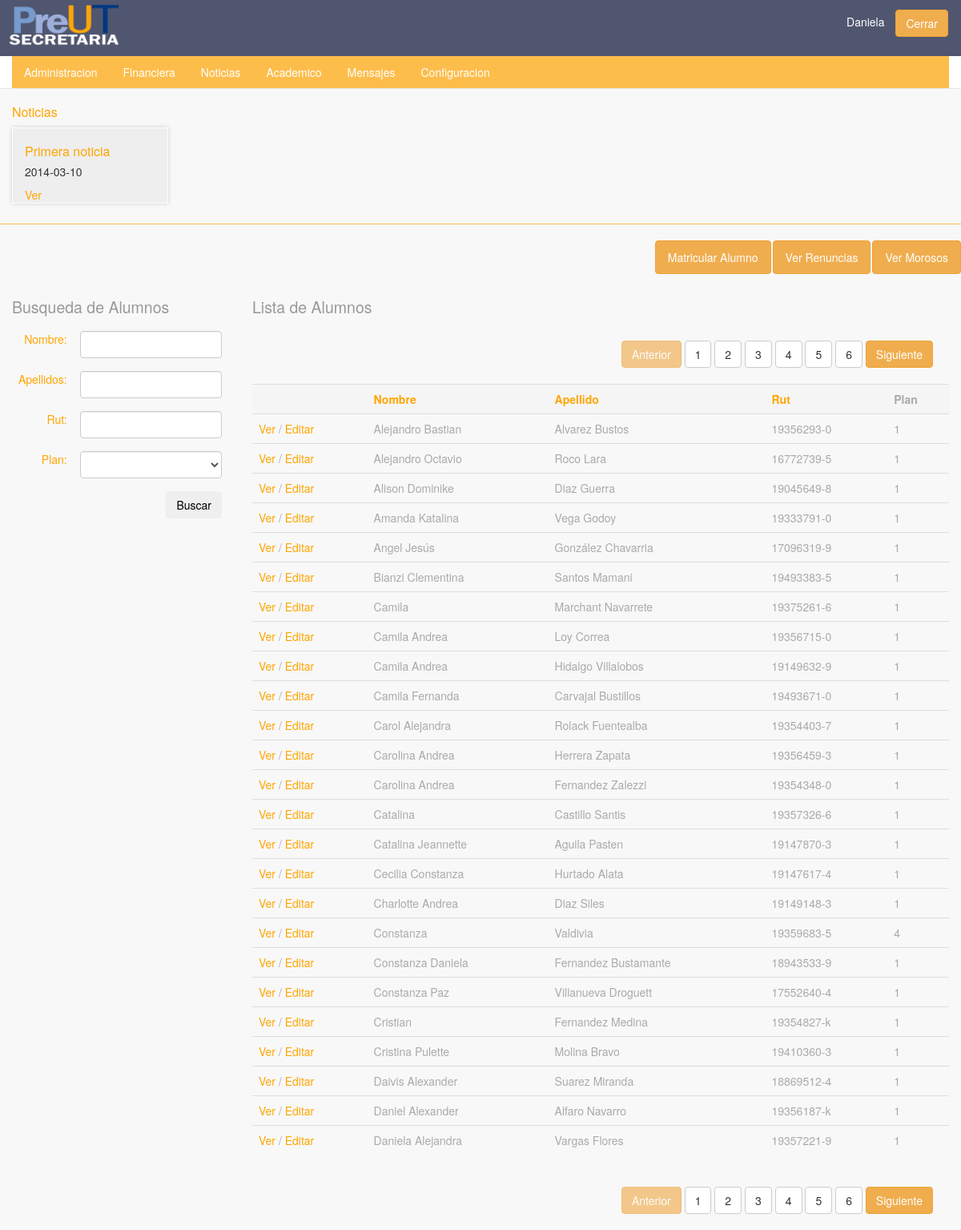
Page /secretaria/alumno.php?orden=nombres&page=0 (signed in) on the committed database.
### tables this page shows
CREATE TABLE IF NOT EXISTS `noticias` (
  `id` int(11) NOT NULL AUTO_INCREMENT,
  `Titulo` varchar(256) NOT NULL,
  `Contenido` text NOT NULL,
  `Fecha_creacion` date NOT NULL,
  `usuarios_id` varchar(14) NOT NULL,
  PRIMARY KEY (`id`,`usuarios_id`),
  KEY `fk_noticias_usuarios1_idx` (`usuarios_id`)
);

CREATE TABLE IF NOT EXISTS `datos_usuarios` (
  `id` int(11) NOT NULL AUTO_INCREMENT,
  `usuario_id` varchar(14) NOT NULL,
  `apoderado_id` varchar(14) DEFAULT NULL,
  `cs` binary(1) DEFAULT NULL,
  `electivo` varchar(12) DEFAULT NULL,
  `Ciencias` binary(1) DEFAULT NULL,
  `jornada` varchar(45) NOT NULL,
  `fecha_termino` date DEFAULT NULL,
  `plan_id` int(11) NOT NULL,
  PRIMARY KEY (`id`),
  KEY `fk_datos_usuarios_usuarios1_idx` (`usuario_id`),
  KEY `fk_datos_usuarios_planes1_idx` (`plan_id`),
  KEY `fk_datos_usuarios_usuarios2_idx` (`apoderado_id`)
);

CREATE TABLE IF NOT EXISTS `usuarios` (
  `rut` varchar(14) NOT NULL,
  `password` varchar(45) NOT NULL,
  `rol_id` int(11) NOT NULL,
  `habilitado` tinyint(1) DEFAULT NULL,
  `nombre` varchar(45) NOT NULL,
  `apellidos` varchar(45) NOT NULL,
  `telefono` varchar(45) DEFAULT NULL,
  `celular` varchar(45) DEFAULT NULL,
  `mail` varchar(128) NOT NULL,
  `fecha` date NOT NULL,
  `direccion` varchar(45) NOT NULL,
  `created_at` date NOT NULL,
  PRIMARY KEY (`rut`),
  KEY `fk_usuarios_rol_idx` (`rol_id`)
);

### controller/noticias_controller.php (called while the page is built, shortened)
<?php
	require_once($_SERVER['DOCUMENT_ROOT']."/administracion/models/noticias_model.php");
	function listar_noticias(){
		$noticias = new Noticia();
		return $noticias->listar();
	}
 ?>

### models/db_model.php (called while the page is built, shortened)
<?php
abstract class db_model {
	private static $host = "localhost";
	private static $user ="root";
	private static $pass ="";
	protected $db = "preutcl_preut";
	function connect (){
		$this->conn = new mysqli(self::$host, self::$user, self::$pass, $this->db);
	}
}

### models/noticias_model.php (called while the page is built, shortened)
<?php
	require_once($_SERVER['DOCUMENT_ROOT']."/administracion/models/db_model.php");
	class Noticia extends db_model {
		function listar(){
			$query = "SELECT * FROM noticias ORDER BY Fecha_creacion";
			$this->result = $this->conn->query($query);
			return $this->result;
		}
	}
 ?>

### controller/planes_controller.php (called while the page is built, shortened)
<?php
	require_once($_SERVER['DOCUMENT_ROOT']."/administracion/models/planes_model.php");
function listar_planes (){
	$plan = new plan();
	$planes = $plan->listar();
	return $planes;
}
 ?>

### models/planes_model.php (called while the page is built, shortened)
<?php
	require_once ($_SERVER['DOCUMENT_ROOT']."/administracion/models/db_model.php");
class plan extends db_model {
	function listar(){
		$query = "SELECT * FROM planes WHERE habilitado = '1'";
		$this->result = $this->conn->query($query);
		return $this->	result;
	}
}
 ?>

### controller/usuarios_controller.php (called while the page is built, shortened)
<?php require_once($_SERVER['DOCUMENT_ROOT'].'/administracion/models/usuario_model.php');
	function listar_usuarios($rol, $array, $orden){
		$usuarios = new Usuario();
		$result = $usuarios->listar($rol, $array, $orden);
		return $result;
	}
?>

### models/usuario_model.php (called while the page is built, shortened)
<?php require_once($_SERVER['DOCUMENT_ROOT'].'/administracion/models/db_model.php');
	class Usuario extends db_model{
		function listar($rol, $array, $order){
			if($rol == 'All')
				$query = "SELECT *
						  FROM usuarios
						  WHERE rol_id != 4
						  AND rol_id != 3
						  AND habilitado = 1 ";
			else
				$query = "SELECT a1.*, a2.* FROM usuarios a1, datos_usuarios a2
						  WHERE rol_id = ".$rol."
						  AND habilitado = 1
						  AND a1.rut = a2.usuario_id ";
			if($order == 'apellidos')
				{$query .= 'ORDER BY apellidos';}
			else if($order == 'rut')
				{$query .= 'ORDER BY rut';}
			else
				{$query .= 'ORDER BY nombre';}
			$this->result = $this->conn->query($query);
			$result = array();
			while($usuario = $this->result->fetch_assoc()){
				array_push($result, $usuario);
			}
			$result = json_encode($result);
			return $result;
		}
	}
 ?>

### secretaria/alumno.php (the view, shortened to what this page needs)
<?php
	require_once($_SERVER['DOCUMENT_ROOT']."/administracion/secretaria/header.php");
    require_once($_SERVER['DOCUMENT_ROOT']."/administracion/controller/usuarios_controller.php");
    require_once($_SERVER['DOCUMENT_ROOT']."/administracion/controller/planes_controller.php"); ?>
	<?php
		$orden = false;
		$page = 0;
		if(isset($_GET['orden']))
			$orden = $_GET['orden'];
		if(isset($_GET['page']))
			$page = $_GET['page'];
		else
			$page = 0;
	?>
	<div class="row">
		<nav class="subnav pull-right">
			<ul class="nav nav-pills">
				<li><a href="new_alumno.php" class="btn btn-warning">Matricular Alumno</a></li>
				<li><a href="renuncias.php" class="btn btn-warning">Ver Renuncias</a></li>
				<li><a href="morosos.php" class="btn btn-warning">Ver Morosos</a></li>
			</ul>
		</nav>
	</div>
	<div class="row">
			<div class="col-xs-3">
			<h2><small>Busqueda de Alumnos</small></h2>
				<form action="alumno.php" method="GET">
					<table class="table" id="buscador">
						<tr>
							<td>Nombre:</td>
							<td><input type="text" class="form-control" name="nombre"></td>
						</tr>
						<tr>
							<td>Apellidos:</td>
							<td><input type="text" class="form-control" name="apellidos"></td>
						</tr>
						<tr>
							<td>Rut:</td>
							<td><input type="text" class="form-control" name="rut"></td>
						</tr>
						<tr>
							<td>Plan: </td>
							<td>
								<select class="form-control" name="plan">
								    <option></option>
									<?php $planes = listar_planes();
									while($plan = $planes->fetch_assoc()){ ?>
									<option value="<?php echo $plan['id'] ?>"><?php echo $plan['nombre']; ?></option>
									<?php } ?>
								</select>
							</td>
						</tr>
						<tr>
							<td></td>
							<td><input type="submit" class="btn" value="Buscar" name="buscar"></td>
						</tr>
					</table>
				</form>
			</div>
			<?php
				$result = listar_usuarios(3, $_GET, $orden);
				$result = json_decode($result);
				$registros = count($result);
				$paginas = $registros/25;
			?>
			<div class="col-xs-9 pull-right">
				<h2><small>Lista de Alumnos</small></h2>
				<div class="segmentacion pull-right" style="margin: 20px;">
					<?php if($page == 0 ) {?>
						<a href="#" disabled class="btn btn-warning">Anterior</a>
					<?php } else {?>
						<a href="?page=<?php echo $page -1; ?>&orden=<?php echo $orden; ?>" class="btn btn-warning">Anterior</a>
					<?php }
						for ($i=0; $i < $paginas ; $i++) { ?>
							<a href="?page=<?php echo $i; ?>&orden=<?php echo $orden; ?>" class="btn btn-default"><?php echo $i+1; ?></a>
					<?php } ?>
					<a href="?page=<?php echo $page + 1; ?>&orden=<?php echo $orden; ?>" class="btn btn-warning">Siguiente</a>
				</div>
				<table class="table table-hover" id="tabla-alumnos">
					<tr class="active">
						<th></th>
						<th><a href="?orden=nombres&page=<?php echo $page; ?>">Nombre</a></th>
						<th><a href="?orden=apellidos&page=<?php echo $page; ?>">Apellido</a></th>
						<th><a href="?orden=rut&page=<?php echo $page; ?>">Rut</rut></th>
						<th>Plan</th>
					</tr>
					<?php
						for ($i=$page * 25; $i < ($page + 1) * 25 && $i < $registros; $i++) { ?>
						<tr>
							<td><a href="pago_alumno.php?rut=<?php echo $result[$i]->rut; ?>"/>Ver</a>
							/ <a href="editar_alumno.php?rut=<?php echo $result[$i]->rut; ?>"/>Editar</a></td>
							<td><?php echo $result[$i]->nombre;  ?></td>
							<td><?php echo $result[$i]->apellidos;  ?></td>
							<td><?php echo $result[$i]->rut;  ?></td>
							<td><?php echo $result[$i]->plan_id;  ?></td>
						</tr>
					<?php
						}
					?>
				</table>
				<div class="segmentacion pull-right" style="margin: 20px;">
					<?php if($page == 0 ) {?>
						<a href="#" disabled class="btn btn-warning">Anterior</a>
					<?php } else {?>
						<a href="?page=<?php echo $page -1; ?>&orden=<?php echo $orden; ?>" class="btn btn-warning">Anterior</a>
					<?php }
						for ($i=0; $i < $paginas ; $i++) { ?>
							<a href="?page=<?php echo $i; ?>&orden=<?php echo $orden; ?>" class="btn btn-default"><?php echo $i+1; ?></a>
					<?php } ?>
					<a href="?page=<?php echo $page + 1; ?>&orden=<?php echo $orden; ?>" class="btn btn-warning">Siguiente</a>
				</div>
			</div>
		</div>
</body>
</html>

### secretaria/header.php (shortened to what this page needs)
<!doctype html>
<html lang="es">
<head>
	<link rel="stylesheet" href="../css/estilos.css" />
	<link rel="stylesheet" href="../css/jquery-ui.min.css">
</head>
<body>
	<div class="row">
		<div class="navbar navbar-default navbar-static-top header">
			<div class="navbar-header">
				<img src="../image/logo-secretaria.png" class="logo">
			</div>
			<p class="nvar-text pull-right sesion"><?php echo $_SESSION['user']; ?> <a href="../index.php" class="btn btn-warning btn-small">Cerrar</a></p>
			<nav class="collapse navbar-collapse">
				<ul class="nav nav-pills">
					<li><a href="index.php">Administracion</a></li>
					<li><a href="alumno.php">Financiera</a></li>
 					<li><a href="noticias.php">Noticias</a></li>
					<li><a href="academico.php">Academico</a></li>
					<li><a href="#">Mensajes</a></li>
					<li><a href="configuracion.php">Configuracion</a></li>
				</ul>
			</nav>
		</div>
		<div class="col-xs-12 listado">
				<h3>Noticias</h3>
				<div class="row">
				<?php require_once($_SERVER['DOCUMENT_ROOT']."/administracion/controller/noticias_controller.php");
					$noticias = listar_noticias();
					while($noticia = $noticias->fetch_assoc()){ ?>
						<div class="col-md-2 list-noticias">
							<h3><?php echo $noticia['Titulo']; ?></h3>
							<h4><?php echo $noticia['Fecha_creacion']; ?></h4>
							<a href="#" class="mostrar-noticia" data-value="noticia_<?php echo $noticia['id']; ?>"> Ver </a>
						</div>
					<?php } ?>
				</div>
		</div>
	</div>

### css/estilos.css (style rules this page uses)
.table { color:#aaa }
.listado { margin:10px 0 20px 0;border-bottom:1px solid #fdbd4b;padding-bottom:25px; }
.listado .list-noticias { background:#eee;margin-right:5px;box-shadow:0 0 5px #ccc;border:1px solid #fff }
.listado h3 { font-size:16px }
.listado h4 { font-size:14px }
.header { background:#50566f !important;color:#fff }
body { background:#f8f8f8 }
a { color:#ffa500 }
nav ul { background:#fdbd4b;margin:0;padding:0; }
nav ul a { color:#fff }
h3 { color:#ffa500 }
#buscador td { text-align:right;color:#ffa500;border:none !important }
.collapse { background:#fff;margin-top:5em }
.row { padding:0;margin:0;display:none }
.sesion { margin:12px 6px 0 0; }
.sesion a { margin:0 10px }
.subnav ul { background:none !important }
.subnav li a { color:#fff; }
.logo { width:160px;margin-top:-20px;padding:10px }

### rows in the picture
noticias: Titulo "Primera noticia", Fecha_creacion "2014-03-10"
datos_usuarios: usuario.nombre "Alejandro Bastian", usuario.apellidos "Alvarez Bustos", usuario.rut "19356293-0", plan "1"
datos_usuarios: usuario.nombre "Alejandro Octavio", usuario.apellidos "Roco Lara", usuario.rut "16772739-5", plan "1"
datos_usuarios: usuario.nombre "Alison Dominike", usuario.apellidos "Diaz Guerra", usuario.rut "19045649-8", plan "1"
datos_usuarios: usuario.nombre "Amanda Katalina", usuario.apellidos "Vega Godoy", usuario.rut "19333791-0", plan "1"
datos_usuarios: usuario.nombre "Angel Jesús", usuario.apellidos "González Chavarria", usuario.rut "17096319-9", plan "1"
datos_usuarios: usuario.nombre "Bianzi Clementina", usuario.apellidos "Santos Mamani", usuario.rut "19493383-5", plan "1"
datos_usuarios: usuario.nombre "Camila", usuario.apellidos "Marchant Navarrete", usuario.rut "19375261-6", plan "1"
datos_usuarios: usuario.nombre "Camila Andrea", usuario.apellidos "Loy Correa", usuario.rut "19356715-0", plan "1"
datos_usuarios: usuario.nombre "Camila Andrea", usuario.apellidos "Hidalgo Villalobos", usuario.rut "19149632-9", plan "1"
datos_usuarios: usuario.nombre "Camila Fernanda", usuario.apellidos "Carvajal Bustillos", usuario.rut "19493671-0", plan "1"
datos_usuarios: usuario.nombre "Carol Alejandra", usuario.apellidos "Rolack Fuentealba", usuario.rut "19354403-7", plan "1"
datos_usuarios: usuario.nombre "Carolina Andrea", usuario.apellidos "Herrera Zapata", usuario.rut "19356459-3", plan "1"
datos_usuarios: usuario.nombre "Carolina Andrea", usuario.apellidos "Fernandez Zalezzi", usuario.rut "19354348-0", plan "1"
datos_usuarios: usuario.nombre "Catalina", usuario.apellidos "Castillo Santis", usuario.rut "19357326-6", plan "1"
datos_usuarios: usuario.nombre "Catalina Jeannette", usuario.apellidos "Aguila Pasten", usuario.rut "19147870-3", plan "1"
datos_usuarios: usuario.nombre "Cecilia Constanza", usuario.apellidos "Hurtado Alata", usuario.rut "19147617-4", plan "1"
datos_usuarios: usuario.nombre "Charlotte Andrea", usuario.apellidos "Diaz Siles", usuario.rut "19149148-3", plan "1"
datos_usuarios: usuario.nombre "Constanza", usuario.apellidos "Valdivia", usuario.rut "19359683-5", plan "4"
datos_usuarios: usuario.nombre "Constanza Daniela", usuario.apellidos "Fernandez Bustamante", usuario.rut "18943533-9", plan "1"
datos_usuarios: usuario.nombre "Constanza Paz", usuario.apellidos "Villanueva Droguett", usuario.rut "17552640-4", plan "1"
datos_usuarios: usuario.nombre "Cristian", usuario.apellidos "Fernandez Medina", usuario.rut "19354827-k", plan "1"
datos_usuarios: usuario.nombre "Cristina Pulette", usuario.apellidos "Molina Bravo", usuario.rut "19410360-3", plan "1"
datos_usuarios: usuario.nombre "Daivis Alexander", usuario.apellidos "Suarez Miranda", usuario.rut "18869512-4", plan "1"
datos_usuarios: usuario.nombre "Daniel Alexander", usuario.apellidos "Alfaro Navarro", usuario.rut "19356187-k", plan "1"
datos_usuarios: usuario.nombre "Daniela Alejandra", usuario.apellidos "Vargas Flores", usuario.rut "19357221-9", plan "1"

### other values in the picture
$_SESSION['user'] "Daniela"
